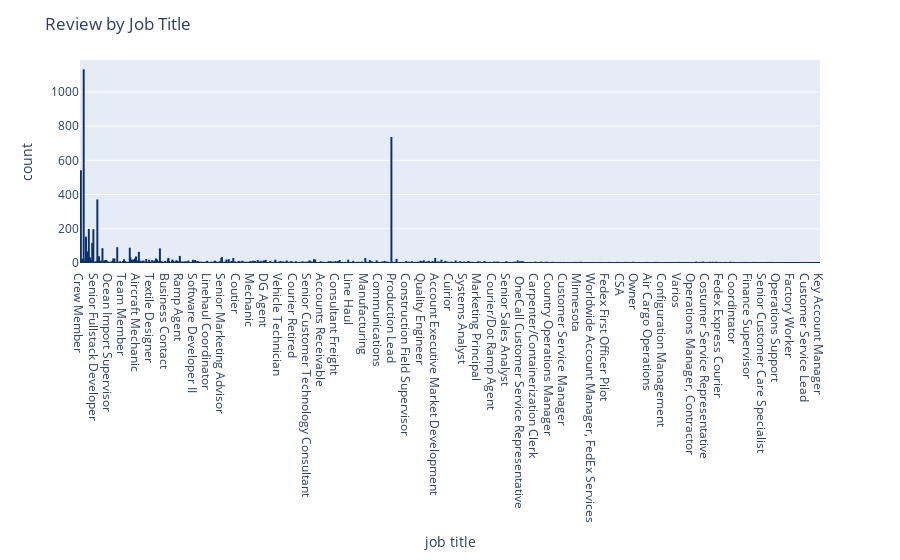

Source (notebook cell):
### Markdown cell above
#### Plot review count by job title

### Code cell
fig = px.histogram(fedex_df, x="job title")
fig.update_traces(marker_color="orange",marker_line_color='rgb(8,48,107)',
                  marker_line_width=1.5)
fig.update_layout(title_text='Review by Job Title')
fig.show()

### Figure 1 — Plotly figure (JSON) as saved in the notebook; plotly's stock layout.template omitted (floating-point values rounded to 4 significant figures; data arrays with more than 128 entries replaced by an {"elided": "..."} marker saying what was removed)
{"data": [{"alignmentgroup": "True", "bingroup": "x", "hovertemplate": "job title=%{x}<br>count=%{y}<extra></extra>", "legendgroup": "", "marker": {"color": "orange", "line": {"color": "rgb(8,48,107)", "width": 1.5}, "pattern": {"shape": ""}}, "name": "", "offsetgroup": "", "orientation": "v", "showlegend": false, "type": "histogram", "x": {"elided": "7027 str values"}, "xaxis": "x", "yaxis": "y"}], "layout": {"barmode": "relative", "legend": {"tracegroupgap": 0}, "margin": {"t": 60}, "title": {"text": "Review by Job Title"}, "xaxis": {"anchor": "y", "domain": [0, 1], "title": {"text": "job title"}}, "yaxis": {"anchor": "x", "domain": [0, 1], "title": {"text": "count"}}}}
